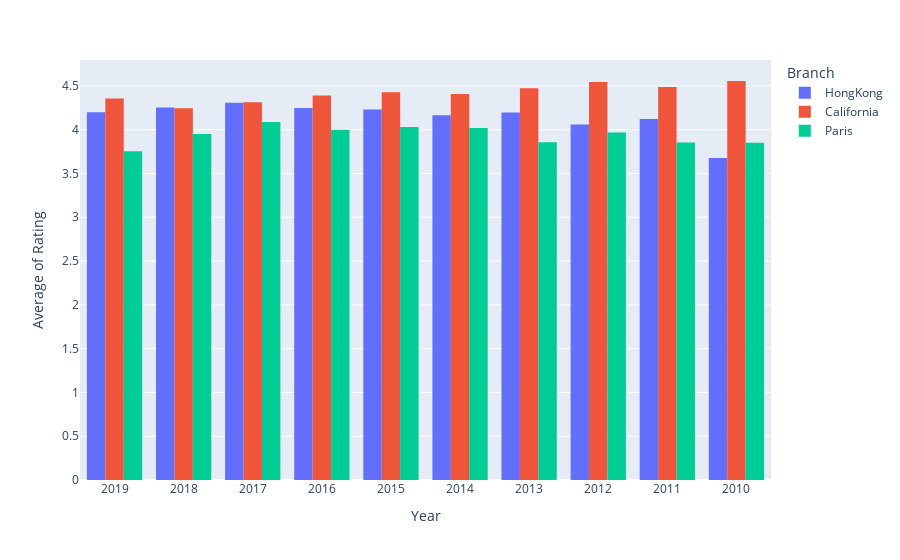

Write notebook code for a chart like this one.
### Code cell
import plotly.express as px
fig = px.histogram(edadf, x='Year', y='Rating', color = 'Branch',barmode='group', histfunc='avg')
fig1 = fig.update_layout(yaxis_title = "Average of Rating")
fig1.show()

### Figure 1 — Plotly figure (JSON) as saved in the notebook; plotly's stock layout.template omitted (floating-point values rounded to 4 significant figures; data arrays with more than 128 entries replaced by an {"elided": "..."} marker saying what was removed)
{"data": [{"alignmentgroup": "True", "bingroup": "x", "histfunc": "avg", "hovertemplate": "Branch=HongKong<br>Year=%{x}<br>avg of Rating=%{y}<extra></extra>", "legendgroup": "HongKong", "marker": {"color": "#636efa", "pattern": {"shape": ""}}, "name": "HongKong", "offsetgroup": "HongKong", "orientation": "v", "showlegend": true, "type": "histogram", "x": {"elided": "9147 str values"}, "xaxis": "x", "y": {"elided": "9147 int values"}, "yaxis": "y"}, {"alignmentgroup": "True", "bingroup": "x", "histfunc": "avg", "hovertemplate": "Branch=California<br>Year=%{x}<br>avg of Rating=%{y}<extra></extra>", "legendgroup": "California", "marker": {"color": "#EF553B", "pattern": {"shape": ""}}, "name": "California", "offsetgroup": "California", "orientation": "v", "showlegend": true, "type": "histogram", "x": {"elided": "18202 str values"}, "xaxis": "x", "y": {"elided": "18202 int values"}, "yaxis": "y"}, {"alignmentgroup": "True", "bingroup": "x", "histfunc": "avg", "hovertemplate": "Branch=Paris<br>Year=%{x}<br>avg of Rating=%{y}<extra></extra>", "legendgroup": "Paris", "marker": {"color": "#00cc96", "pattern": {"shape": ""}}, "name": "Paris", "offsetgroup": "Paris", "orientation": "v", "showlegend": true, "type": "histogram", "x": {"elided": "12694 str values"}, "xaxis": "x", "y": {"elided": "12694 int values"}, "yaxis": "y"}], "layout": {"barmode": "group", "legend": {"title": {"text": "Branch"}, "tracegroupgap": 0}, "margin": {"t": 60}, "xaxis": {"anchor": "y", "domain": [0, 1], "title": {"text": "Year"}}, "yaxis": {"anchor": "x", "domain": [0, 1], "title": {"text": "Average of Rating"}}}}
